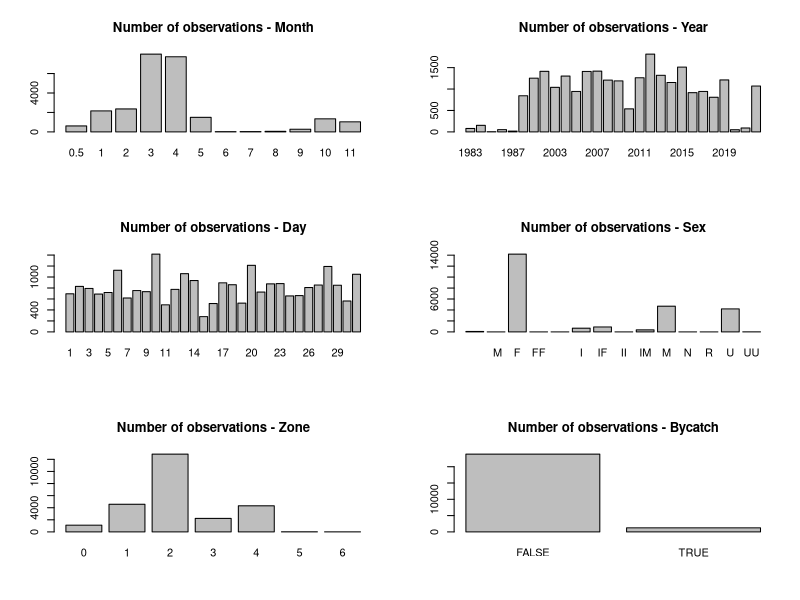
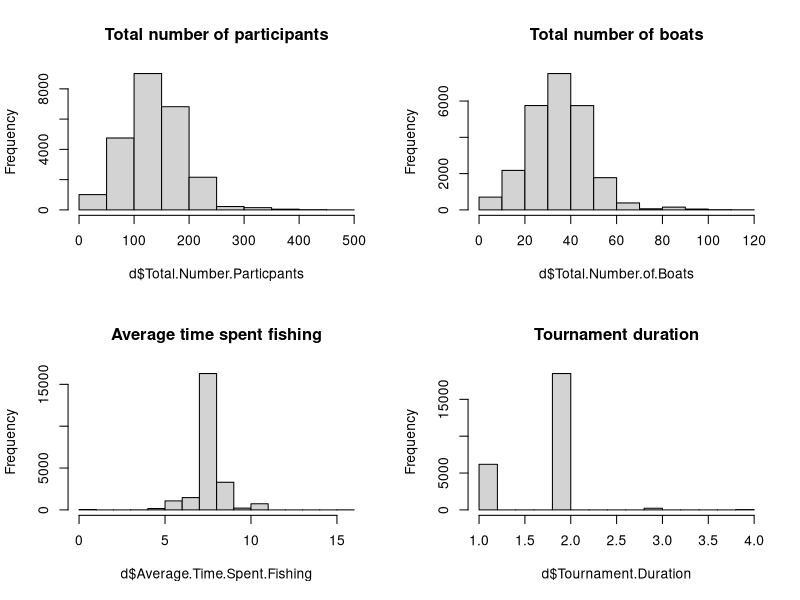
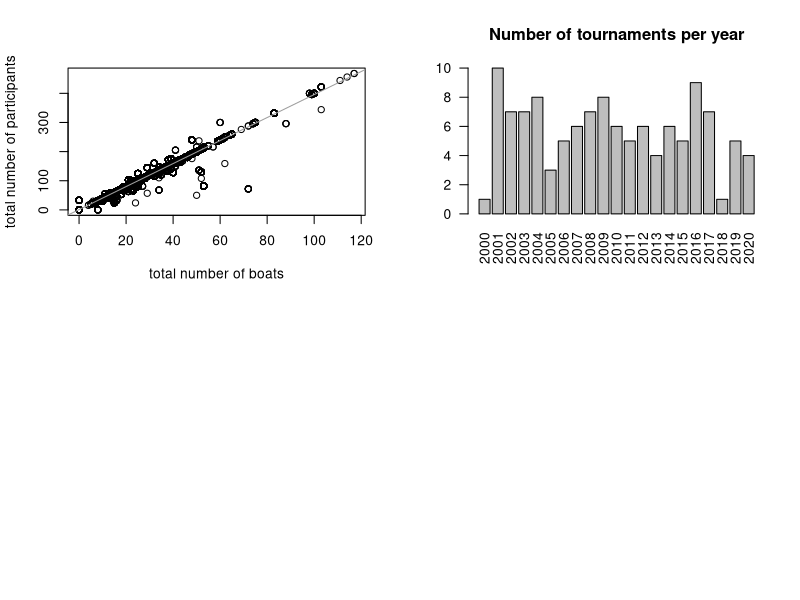
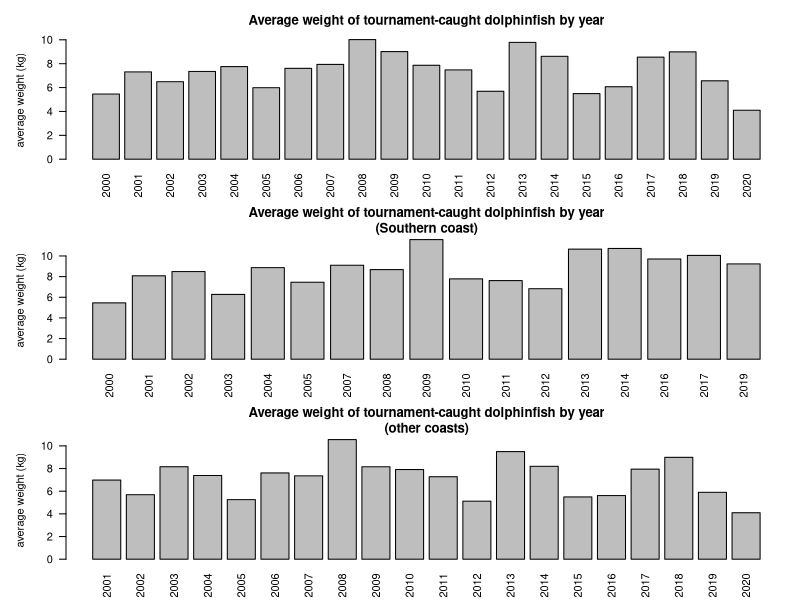
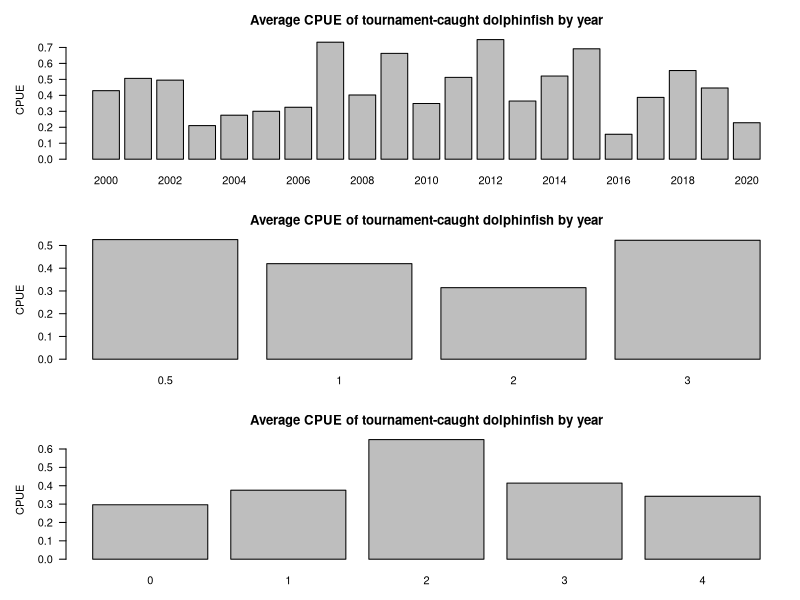
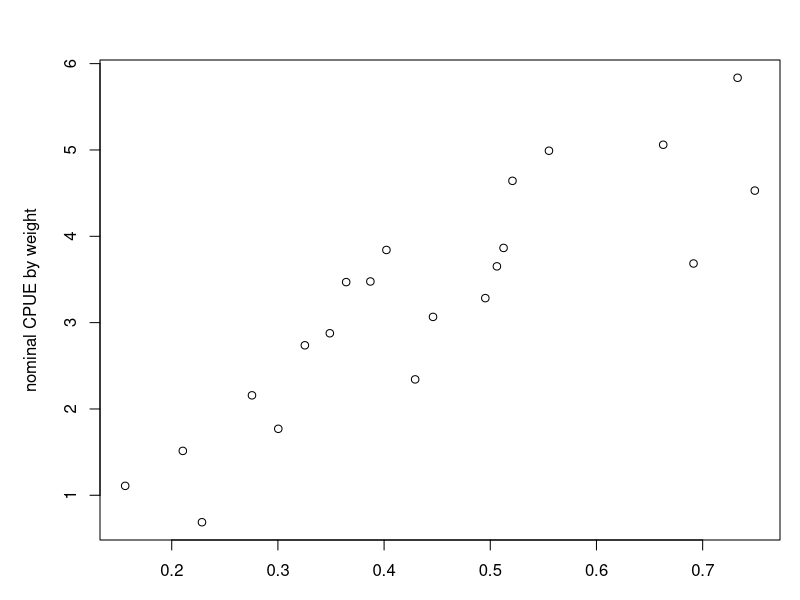
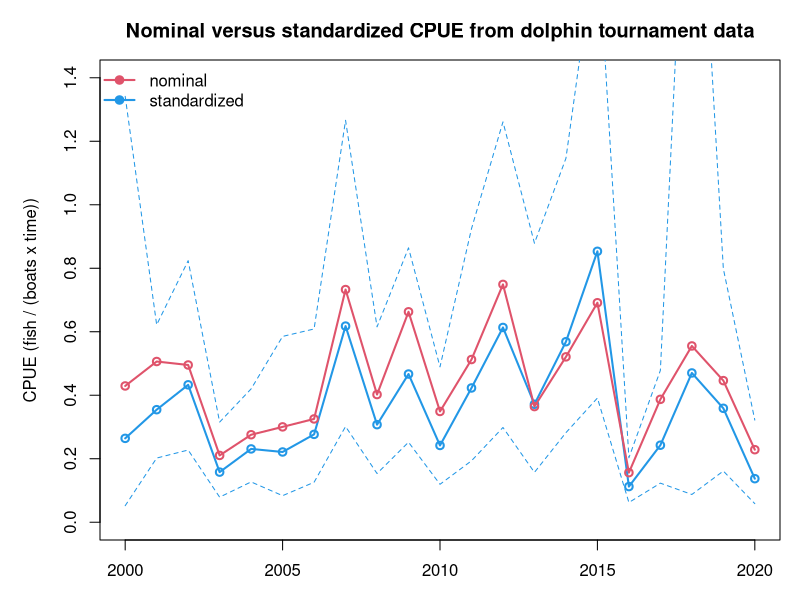
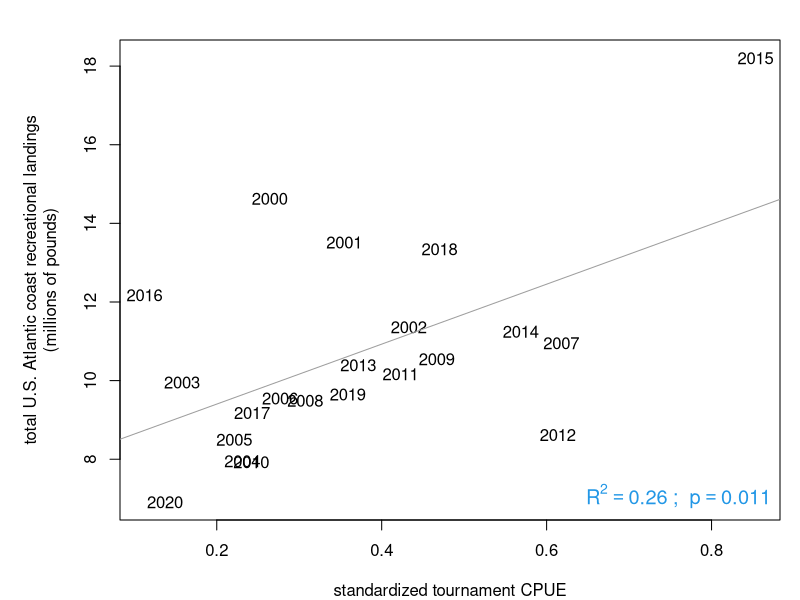

Here is the R script that generated these plots, in order: (Note: this script raises an error after producing the figures.)
## ---- chunk 1
#| warning: false
#| echo: true

# clear workspace
rm(list = ls())

if(!require("dplyr")) install.packages("dplyr")
if(!require("emmeans")) install.packages("emmeans")

library(dplyr)
library(emmeans) # Best for extracting standardized indices

# import data -------------------------------------
d <- read.csv("data/PRDNER-DolTournamentData.csv") 
#apply(d, 2, table)
head(d)

# clean dates and extract month day year ---------
d$Date <- as.character(d$Date)
d$month <- NA
d$day <- NA
d$year <- NA

for (i in 1:nrow(d))  {# M
  d[i, 16:18] <- unlist(strsplit(d$Date[i], "-"))  }
#head(d)

# clean up errors and check outputs ---------------------
d$month <- substr(d$month, 1, 3)
d$month[which(d$month == "Abr")] <- "Apr"
d$month[which(d$month == "Arp")] <- "Apr"

d$day[which(d$day == "November" | d$day == "December")] <- NA
d$year[which(d$year == "November" | d$year == "December")] <- NA

d$day <- as.numeric(d$day)
d$year <- as.numeric(d$year)

# standardize year format
d$year[which(d$year < 83)] <- d$year[which(d$year < 83)] + 2000
d$year[which(d$year < 2000)] <- d$year[which(d$year < 2000)] + 1900

d$mon <- match(d$month, month.abb)

table(d$month)
table(d$day)
table(d$year)

## ---- chunk 2
#| echo: true

# fix so Dec is grouped with following year -----------------
d$mon[which(d$mon == 12)] <- 0.5
d$year2 <- d$year
d$year2[which(d$mon == 0.5)] <- d$year[which(d$mon == 0.5)]+1
rbind(table(d$year), table(d$year2))

#head(d)
#tail(d)

## ---- chunk 3
#| echo: true
#| fig-width: 10
#| fig-height: 8

# look at data columns ----------------------------------

par(mfrow = c(3, 2))
barplot(table(d$mon), main = "Number of observations - Month")
barplot(table(d$year), main = "Number of observations - Year")
barplot(table(d$day), main = "Number of observations - Day")
barplot(table(d$Sex), main = "Number of observations - Sex")
barplot(table(d$Zone), main = "Number of observations - Zone")
barplot(table(d$Bycatch), main = "Number of observations - Bycatch")

par(mfrow = c(2, 2))
hist(d$Total.Number.Particpants, main = "Total number of participants")
hist(d$Total.Number.of.Boats, main = "Total number of boats")
hist(d$Average.Time.Spent.Fishing, main = "Average time spent fishing")
hist(d$Tournament.Duration, main = "Tournament duration")

## ---- chunk 4
#| warning: false
#| echo: true
#| fig-width: 6
#| fig-height: 6

# find NAs in tournament details -------------------
table(is.na(d$Total.Number.of.Boats))
table(is.na(d$Total.Number.Particpants))
table(is.na(d$Total.Number.Particpants) & is.na(d$Total.Number.of.Boats))
table(is.na(d$Average.Time.Spent.Fishing))

plot(d$Total.Number.of.Boats, d$Total.Number.Particpants, xlab = "total number of boats", ylab = "total number of participants")
out <- lm(d$Total.Number.Particpants ~ d$Total.Number.of.Boats)
abline(out, col = 8)

## ---- chunk 5
#| warning: false
#| echo: true
#| 
# create unique tournament ID number -------------------------
d$dat <- paste0(d$day, d$month, d$year)
length(unique(paste0(d$day, d$month, d$year, d$Total.Number.Particpants)))
length(unique(paste0(d$day, d$month, d$year, d$Location)))
length(unique(paste0(d$day, d$month, d$year, d$Total.Number.of.Boats)))
length(unique(paste0(d$day, d$month, d$year, d$Tournament.Duration)))
d$datID <- paste0(d$day, d$month, d$year, d$Total.Number.Particpants)

#barplot(table(d$mon))
## ---- chunk 6
#| warning: false
#| echo: true

# remove non-target cases; use only directed trips -------------------
dfull <- d
d <- d[which(d$Bycatch == FALSE), ]

# subset by season, e.g. 0 - 4 is December to April -------------------
d <- d[which(d$mon >= 0 & d$mon <= 3), ]

#length(unique(d$Date))
length(unique(d$dat))
length(unique(d$datID))
## ---- chunk 7
#| warning: false
#| echo: true
#| 
# calculate total by tournament ----------------------------
totWT <- tapply(d$Weight..Kg., d$datID, sum, na.rm = T)
totN <- table(d$datID)
mon <- tapply(d$mon, d$datID, mean, na.rm = T)
year <- tapply(d$year2, d$datID, mean, na.rm = T)

# checks on month and tournament assignments ----------------------
#table(d$year[d$mon == 0.5], d$year2[d$mon == 0.5])
#table(d$year[d$mon != 0.5], d$year2[d$mon != 0.5])

max(tapply(d$Total.Number.Particpants, d$datID, sd), na.rm = T)  # should all be zeros
max(tapply(d$Total.Number.of.Boats, d$datID, sd), na.rm = T)
max(tapply(d$Average.Time.Spent.Fishing, d$datID, sd), na.rm = T)

# assign attributes of tournaments -------------------------------
Npart <- tapply(d$Total.Number.Particpants, d$datID, mean, na.rm = T)
Nboat <- tapply(d$Total.Number.of.Boats, d$datID, mean, na.rm = T)
Ftime <- tapply(d$Average.Time.Spent.Fishing, d$datID, mean, na.rm = T)
dura <- tapply(d$Tournament.Duration, d$datID, mean, na.rm = T)
zone <- tapply(d$Zone, d$datID, mean, na.rm = T)

# new data frame for standardization ----------------------------------
dat <- data.frame(cbind(year, mon, zone, Npart, Nboat, Ftime, dura, totWT, totN))
dat$avwt <- dat$totWT / dat$totN

head(dat)

## ---- chunk 8
#| warning: false
#| echo: true

# fill in NAs ---------------------------------------------------
dat$Nboat[which(dat$Nboat == 0)] <- NA
dat$Npart[which(dat$Npart == 0)] <- NA
dat$Ftime[which(dat$Ftime == 0)] <- NA

#hist(dat$Ftime)
which(is.na(dat$Ftime))
dat$Ftime[is.na(dat$Ftime)] <- median(dat$Ftime, na.rm = T)

#hist(dat$Nboat)
which(is.na(dat$Nboat))
which(is.na(dat$Npart))

dat$Npart[is.na(dat$Nboat)]
#plot(dat$Nboat, dat$Npart)
#dat$Npart / dat$Nboat
dat$Nboat[is.na(dat$Nboat)] <- dat$Npart[is.na(dat$Nboat)] / 4
#dat$Npart[is.na(dat$Nboat)]
dat$Nboat[is.na(dat$Nboat)] <- median(dat$Nboat, na.rm = T)

which(is.na(dat$Nboat))
which(is.na(dat$Ftime))
which(is.na(dat$totN))

## ---- chunk 9
#| warning: false
#| echo: true
#| 
# subset years -----------------------------------

yrs <- 2000:2020

dat[is.na(dat)] <- NA
dat <- dat[which(dat$year >= min(yrs)), ]
dat <- dat[which(dat$year <= max(yrs)), ]

# calculate CPUE -----------------------------------
dat$eff <- dat$Nboat * dat$Ftime   # dat$dura
dat$cpue <- dat$totN / dat$eff
dat$cpueW <- dat$totWT / dat$eff

which(dat$cpue == "Inf")
which(dat$cpueW == "Inf")
#dat$cpue[which(dat$cpue == "Inf")] <- NA

barplot(table(dat$year), las = 2, main = "Number of tournaments per year")

## ---- chunk 10
#| warning: false
#| echo: true
#| fig-width: 8
#| fig-height: 10

# look at nominal trends ----------------------------
par(mfrow = c(3, 1), mar = c(3, 5, 3, 1))
barplot(tapply(dat$avwt, dat$year, mean, na.rm = T), las = 2, 
        main = "Average weight of tournament-caught dolphinfish by year", 
        ylab = "average weight (kg)")

d2 <- dat[which(dat$zone == 2), ]
barplot(tapply(d2$avwt, d2$year, mean, na.rm = T), las = 2, 
        main = "Average weight of tournament-caught dolphinfish by year\n(Southern coast)", 
        ylab = "average weight (kg)")

d2 <- dat[which(dat$zone != 2), ]
barplot(tapply(d2$avwt, d2$year, mean, na.rm = T), las = 2, 
        main = "Average weight of tournament-caught dolphinfish by year\n(other coasts)", 
        ylab = "average weight (kg)")

# look at nominal trends by year, month and zone
barplot(tapply(dat$cpue, dat$year, mean, na.rm = T), las = 1, 
         main = "Average CPUE of tournament-caught dolphinfish by year", 
        xlab = "year", ylab = "CPUE")
barplot(tapply(dat$cpue, dat$mon, mean, na.rm = T), las = 1,  
        main = "Average CPUE of tournament-caught dolphinfish by year", 
        xlab = "month", ylab = "CPUE")
barplot(tapply(dat$cpue, dat$zone, mean, na.rm = T), las = 1, 
         main = "Average CPUE of tournament-caught dolphinfish by year", 
        xlab = "zone", ylab = "CPUE")

par(mfrow = c(1, 1))
plot(tapply(dat$cpue, dat$year, mean, na.rm = T), tapply(dat$cpueW, dat$year, mean, na.rm = T), 
     xlab = "nominal CPUE by number", ylab = "nominal CPUE by weight")
cor(tapply(dat$cpue, dat$year, mean, na.rm = T), tapply(dat$cpueW, dat$year, mean, na.rm = T))
    
## ---- chunk 11
#| warning: false
#| echo: true

# convert variables to factors ----------------------
dat$year <- as.factor(dat$year)
dat$mon <- as.factor(dat$mon)
dat$zone <- as.factor(dat$zone)

# standardization -----------------------------------

out <- glm(log(dat$cpue) ~ dat$year + dat$mon + dat$zone, 
                    family = gaussian)
summary(out)
anova(out)

# estimated coefficients from standardization
ind <- emmeans(out, "year", type = "response") %>% as.data.frame()
names(ind)[1] <- "Year"

## ---- chunk 12
#| warning: false
#| echo: true

# look at nominal vs standardized index ------------------------
plot(yrs, ind$response, type = "l", lwd = 2, col = 4, main = "Nominal versus standardized CPUE from dolphin tournament data",
     xlab = "year", ylab = "CPUE (fish / (boats x time))", ylim = c(0, 1.4))
points(yrs, ind$response, pch = 1, lwd = 2, col = 4) 
lines(yrs, ind$lower.CL, col = 4, lty = 2)
lines(yrs, ind$upper.CL, col = 4, lty = 2)
lines(yrs, tapply(dat$cpue, dat$year, mean, na.rm = T) *1.0, col = 2, lwd = 2)
points(yrs, tapply(dat$cpue, dat$year, mean, na.rm = T) *1.0, col = 2, lwd = 2, pch = 1)
legend("topleft", c("nominal", "standardized"), lwd = 2, pch = 19, col = c(2, 4), bty = "n")

cor(ind$response, tapply(dat$cpue, dat$year, mean, na.rm = T))

## ---- chunk 13
#| warning: false
#| echo: true
#| fig-width: 6
#| fig-height: 6

rec <- read.csv("data/recLandings.csv")
names(rec)[1] <- "Year"
rec$ATL <- rowSums(rec[3:6], na.rm = T)

d <- merge(rec, ind, by = "Year")

par(mar = c(4, 6, 2, 1))
plot(d$response, d$ATL/10^6, col = 0, xlab = "standardized tournament CPUE", 
     ylab = "total U.S. Atlantic coast recreational landings\n(millions of pounds)")
text(d$response, d$ATL/10^6, d$Year, col = 1)
out <- lm(d$ATL/10^6 ~ d$response)
abline(out, col = 8)
summary(out)

r2 <- summary(out)$adj.r.squared
p_val <- summary(out)$coefficients[2, 4]
p_display <- ifelse(p_val < 0.001, "p < 0.001", paste("p =", round(p_val, 3)))
legend("bottomright", 
       legend = bquote(R^2 == .(round(r2, 2)) ~ "; " ~ p == .(round(p_val, 3))),
       bty = "n", cex = 1.2, text.col = 4)

## ---- chunk 14
#| warning: false
#| echo: true

# output the index
write.csv(ind, file = "indices/PRtournament_index.csv", row.names = F)
